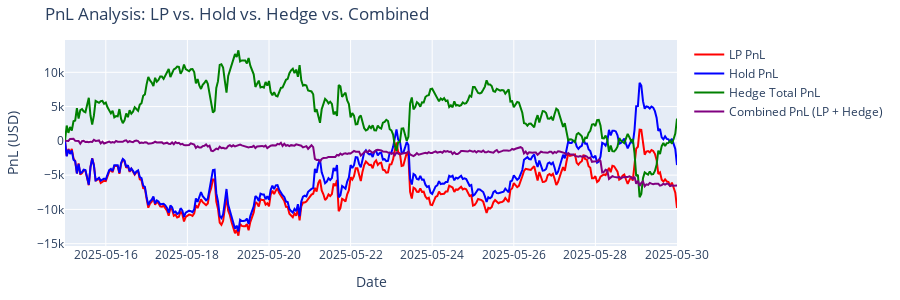

The notebook cell saved with this chart:
### Code cell
# Plot PnL
def plot_pnl(data_strategy):
    CHART_SIZE = 300
    required_columns = ['lp_pnl_usd', 'hold_pnl_usd', 'hedge_total_pnl_usd', 'combined_pnl_usd']
    if not all(col in data_strategy.columns for col in required_columns):
        print("Error: Missing required columns in data_strategy")
        return None

    print("\ntime_pd dtype:", data_strategy.index.dtype)
    print("time_pd head:", data_strategy.index[:5].tolist())

    fig = go.Figure()
    fig.add_trace(go.Scatter(
        x=data_strategy.index,
        y=data_strategy['lp_pnl_usd'],
        name='LP PnL',
        line=dict(width=2, color='red')
    ))
    fig.add_trace(go.Scatter(
        x=data_strategy.index,
        y=data_strategy['hold_pnl_usd'],
        name='Hold PnL',
        line=dict(width=2, color='blue')
    ))
    fig.add_trace(go.Scatter(
        x=data_strategy.index,
        y=data_strategy['hedge_total_pnl_usd'],
        name='Hedge Total PnL',
        line=dict(width=2, color='green')
    ))
    fig.add_trace(go.Scatter(
        x=data_strategy.index,
        y=data_strategy['combined_pnl_usd'],
        name='Combined PnL (LP + Hedge)',
        line=dict(width=2, color='purple')
    ))

    fig.update_layout(
        margin=dict(l=20, r=20, t=40, b=20),
        height=CHART_SIZE,
        title='PnL Analysis: LP vs. Hold vs. Hedge vs. Combined',
        xaxis_title="Date",
        yaxis_title='PnL (USD)',
        xaxis_type='date',
        xaxis=dict(tickformat='%Y-%m-%d', tickmode='auto')
    )

    fig.show()
    return fig

# Plot results
plot_pnl(results_df)
results_df.to_csv('strategy_results_hedged_pnl.csv')
# Print final PnL summary
print("\nFinal PnL Summary:")
print(f"LP PnL: ${results_df.iloc[-1]['lp_pnl_usd']:.2f}")
print(f"Hold PnL: ${results_df.iloc[-1]['hold_pnl_usd']:.2f}")
print(f"Hedge Realized PnL: ${results_df.iloc[-1]['hedge_realized_pnl_usd']:.2f}")
print(f"Hedge Unrealized PnL: ${results_df.iloc[-1]['hedge_unrealized_pnl_usd']:.2f}")
print(f"Hedge Total PnL: ${results_df.iloc[-1]['hedge_total_pnl_usd']:.2f}")
print(f"Combined PnL (LP + Hedge): ${results_df.iloc[-1]['combined_pnl_usd']:.2f}")

### Figure 1 — Plotly figure (JSON) as saved in the notebook; plotly's stock layout.template omitted (floating-point values rounded to 4 significant figures; data arrays with more than 128 entries replaced by an {"elided": "..."} marker saying what was removed)
{"data": [{"line": {"color": "red", "width": 2}, "name": "LP PnL", "type": "scatter", "x": {"elided": "361 str values"}, "y": {"elided": "361 float values"}}, {"line": {"color": "blue", "width": 2}, "name": "Hold PnL", "type": "scatter", "x": {"elided": "361 str values"}, "y": {"elided": "361 float values"}}, {"line": {"color": "green", "width": 2}, "name": "Hedge Total PnL", "type": "scatter", "x": {"elided": "361 str values"}, "y": {"elided": "361 float values"}}, {"line": {"color": "purple", "width": 2}, "name": "Combined PnL (LP + Hedge)", "type": "scatter", "x": {"elided": "361 str values"}, "y": {"elided": "361 float values"}}], "layout": {"height": 300, "margin": {"b": 20, "l": 20, "r": 20, "t": 40}, "title": {"text": "PnL Analysis: LP vs. Hold vs. Hedge vs. Combined"}, "xaxis": {"tickformat": "%Y-%m-%d", "tickmode": "auto", "title": {"text": "Date"}, "type": "date"}, "yaxis": {"title": {"text": "PnL (USD)"}}}}
